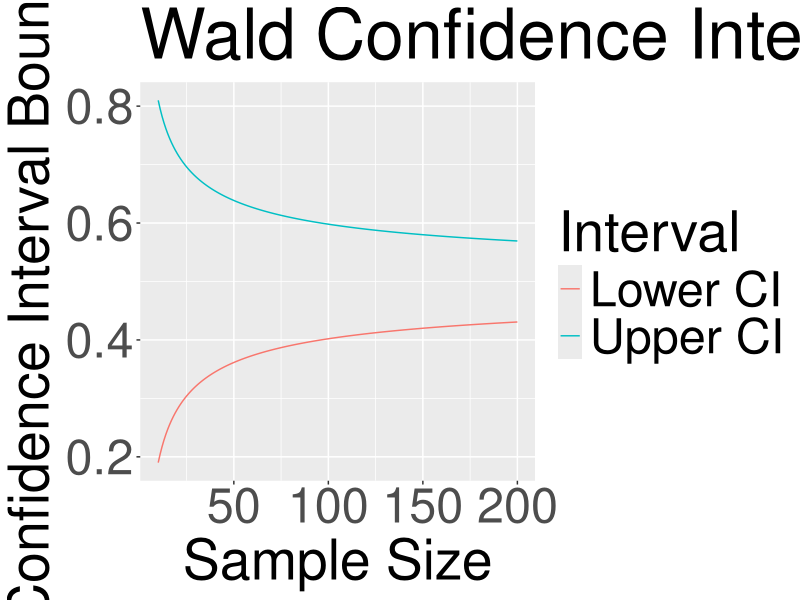
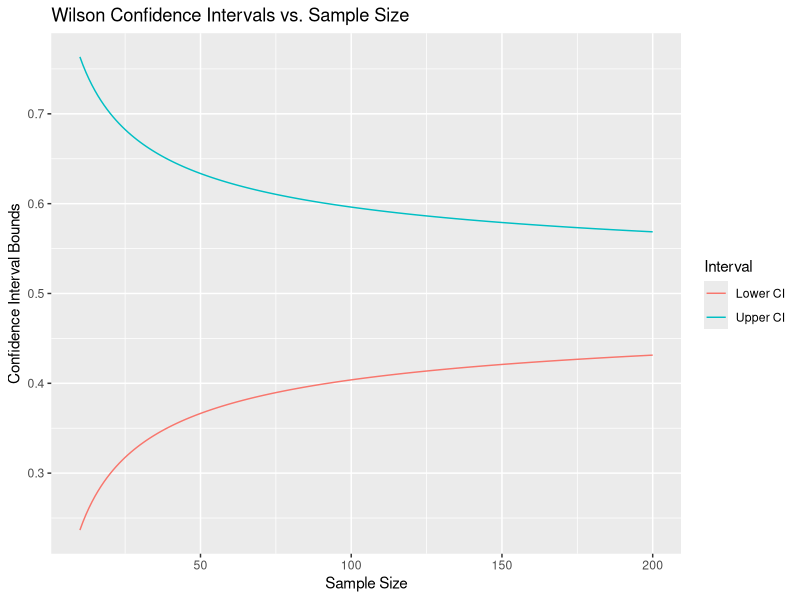
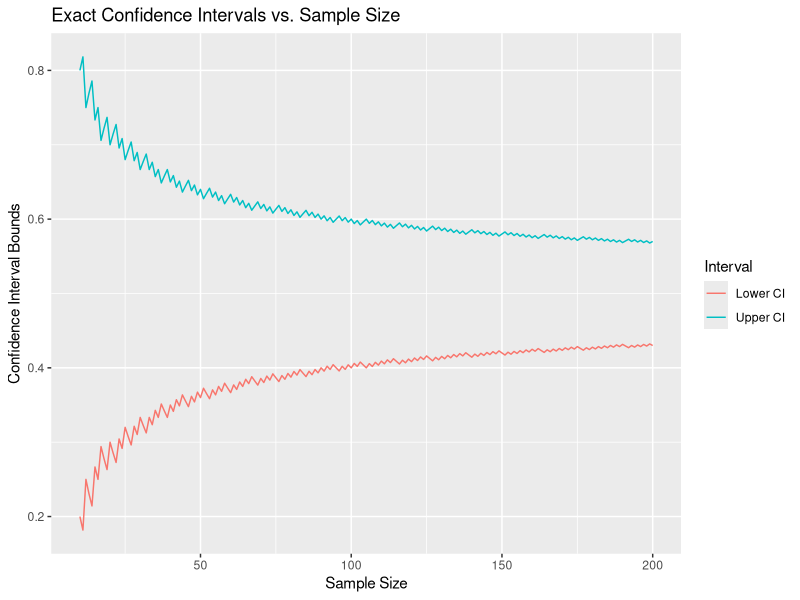
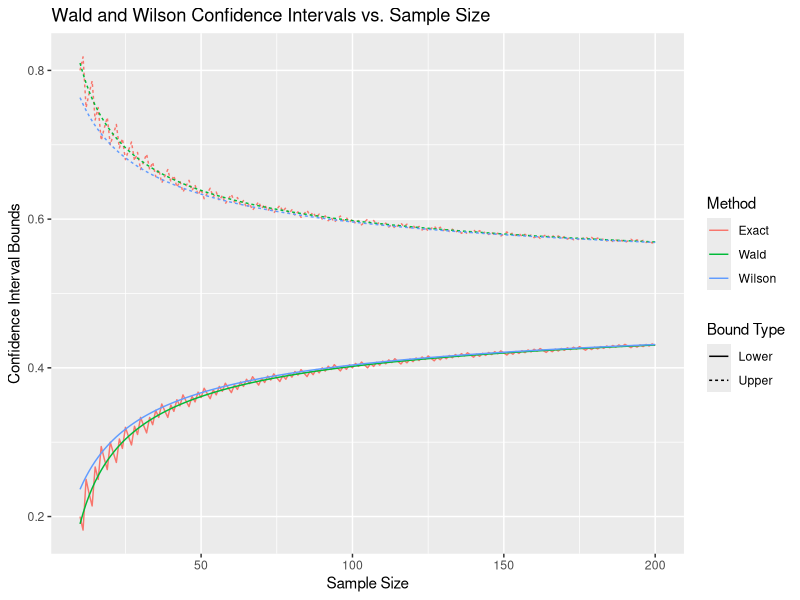

Write R code to recreate these figures, in order.
library(tidyverse)

theme_big <- function() {
  theme(
    plot.title = element_text(size = 50),   # Big title
    axis.title.x = element_text(size = 40), # Big x-axis label
    axis.title.y = element_text(size = 40), # Big y-axis label
    axis.text.x = element_text(size = 35),  # Big x-axis text
    axis.text.y = element_text(size = 35),  # Big y-axis text
    legend.title = element_text(size = 40), # Big legend title
    legend.text = element_text(size = 35)   # Big legend text
  )
}
# Wald confidence interval for population proportion

# Say if the population has two categeories, A, B.
# Take a random sample of size n, the number of objects from A is a binomial random variable
# When n is large, and p being reasonably far away from 0 or 1, 
# it can be approximated by a normal distribution. 

# We shall build a function that takes a sample size, proportion, alpha value, and returns the CI

Wald_CI <- function(p_hat, sample_size, alpha){
  z <- qnorm(1 - alpha/2)
  n <- sample_size
  
  margin_of_error <- z * sqrt( (p_hat * (1 - p_hat) )/n)
  CI <- c(p_hat - margin_of_error, p_hat + margin_of_error)
  
  return(CI)
}

# Example of using our function:
Wald_CI(3/10, 1000, 0.05)

# Now we investigate how the length of the interval changes w.r.t. the sample size
p_hat = 0.5
alpha = 0.05
sample_sizes = seq(10, 200, 1)


# # Option 1: while loop
# CI_s <- data.frame(matrix(ncol = 3, nrow = 0))
# colnames(CI_s) <- c("sample_size", "Lower", "Upper")

# i = 1
# while (i <= length(sample_sizes)) {
#   sample_CI <- Wald_CI(p_hat, sample_sizes[i], alpha)
#   CI_s[i,2:3] <- sample_CI
#   i = i + 1
# }
# CI_s["sample_size"] <- sample_sizes


# Option 2: Apply the function using sapply()
CI_matrix <- t(sapply(sample_sizes, function(n) Wald_CI(p_hat, n, alpha)))
# Convert the result into a data frame with appropriate column names
Wald_CI_df <- data.frame(sample_size = sample_sizes, Lower = CI_matrix[, 1], Upper = CI_matrix[, 2])


# Create a ggplot to visualize the confidence intervals
Wald_CI_df %>% 
  as_tibble() %>% 
  ggplot(aes(x = sample_size)) +
  geom_line(aes(y = Lower, color = "Lower CI")) +  # Plot lower CI
  geom_line(aes(y = Upper, color = "Upper CI")) +  # Plot upper CI
  labs(title = "Wald Confidence Intervals vs. Sample Size",
       x = "Sample Size", 
       y = "Confidence Interval Bounds",
       color = "Interval")+
  theme_big()

# # Base R plot version 
# plot(Wald_CI_df$sample_size, Wald_CI_df$Lower, 
#      col = "white", 
#      ylim = c(min(Wald_CI_df$Lower), max(Wald_CI_df$Upper)),
#      main = "Wald Confidence Intervals vs. Sample Size", 
#      xlab = "Sample Size",
#      ylab = "Confidence Interval Bounds")
# lines(Wald_CI_df$sample_size, Wald_CI_df$Lower, col = "red")
# lines(Wald_CI_df$sample_size, Wald_CI_df$Upper, col = "blue")



# Now we look at the Wilson_CI
Wilson_CI <- function(p_hat, sample_size, alpha) {
  z <- qnorm(1 - alpha / 2)
  n <- sample_size
  
  denominator <- 1 + (z^2 / n)
  center_adjusted <- (p_hat + (z^2 / (2 * n))) / denominator
  margin_adjusted <- z * sqrt((p_hat * (1 - p_hat) / n) + (z^2 / (4 * n^2))) / denominator
  
  CI <- c(center_adjusted - margin_adjusted, center_adjusted + margin_adjusted)
  return(CI)
}

# Example of using our Wilson_CI function
Wilson_CI(0.5, 1000, 0.05)

# Interval size vs. sample size for Wilson CI:
CI_matrix <- t(sapply(sample_sizes, function(n) Wilson_CI(p_hat, n, alpha)))
# Convert the result into a data frame with appropriate column names
Wilson_CI_df <- data.frame(sample_size = sample_sizes, Lower = CI_matrix[, 1], Upper = CI_matrix[, 2])


# Create a ggplot to visualize the confidence intervals
Wilson_CI_df %>% 
  as_tibble() %>% 
  ggplot(aes(x = sample_size)) +
  geom_line(aes(y = Lower, color = "Lower CI")) +  # Plot lower CI
  geom_line(aes(y = Upper, color = "Upper CI")) +  # Plot upper CI
  labs(title = "Wilson Confidence Intervals vs. Sample Size",
       x = "Sample Size", 
       y = "Confidence Interval Bounds",
       color = "Interval")



# Function to compute the "exact" CI using qbinom
Exact_CI <- function(p_hat, sample_size, alpha = 0.05) {
  lower_bound <- qbinom(alpha / 2, sample_size, p_hat) / sample_size
  upper_bound <- qbinom(1 - alpha / 2, sample_size, p_hat) / sample_size
  
  # Adjust lower bound for the case when successes = 0
  if (p_hat == 0) lower_bound <- 0
  
  # Adjust upper bound for the case when successes = sample_size
  if (p_hat == 1) upper_bound <- 1
  
  return(c(lower_bound, upper_bound))
}

# Interval size vs. sample size for Wilson CI:
CI_matrix <- t(sapply(sample_sizes, function(n) Exact_CI(p_hat, n, alpha)))
# Convert the result into a data frame with appropriate column names
Exact_CI_df <- data.frame(sample_size = sample_sizes, Lower = CI_matrix[, 1], Upper = CI_matrix[, 2])

# Create a ggplot to visualize the confidence intervals
Exact_CI_df %>% 
  as_tibble() %>% 
  ggplot(aes(x = sample_size)) +
  geom_line(aes(y = Lower, color = "Lower CI")) +  # Plot lower CI
  geom_line(aes(y = Upper, color = "Upper CI")) +  # Plot upper CI
  labs(title = "Exact Confidence Intervals vs. Sample Size",
       x = "Sample Size", 
       y = "Confidence Interval Bounds",
       color = "Interval")


# Now we combine both plots to compare Wald CI and Wilson CI
Wald_CI_df$method <- "Wald"
Wilson_CI_df$method <- "Wilson"
Exact_CI_df$method <- "Exact"
CI_df <- rbind(Wald_CI_df, Wilson_CI_df, Exact_CI_df) %>% 
  as_tibble() %>%
  pivot_longer(cols = c("Lower", "Upper"), 
               names_to = "Bound_Type",
               values_to = "Bound_Value")

CI_df %>% 
  ggplot(aes(x = sample_size, y = Bound_Value, linetype = Bound_Type, color = method)) +
  geom_line() +
  labs(title = "Wald and Wilson Confidence Intervals vs. Sample Size",
       x = "Sample Size",
       y = "Confidence Interval Bounds",
       color = "Method",
       linetype = "Bound Type")

